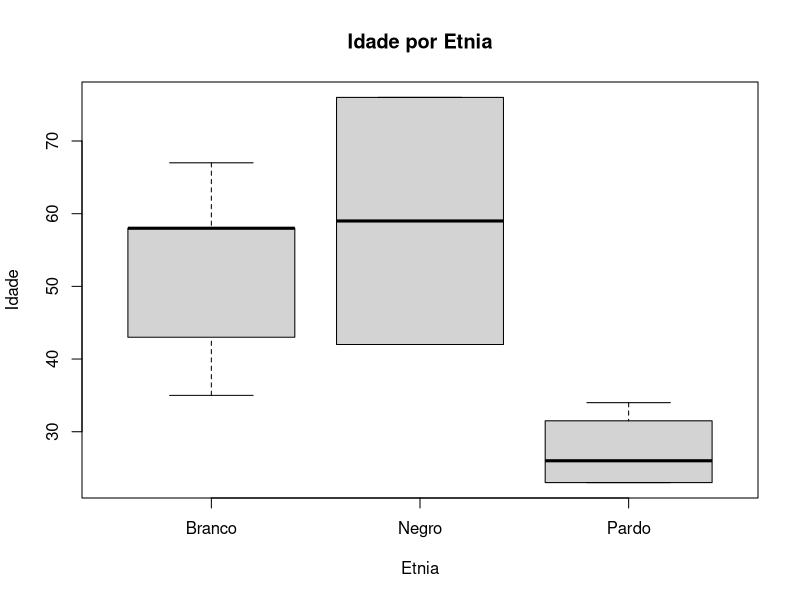

R code for this plot:
# Configurando o diretório de trabalho
username_dir = Sys.getenv("USERNAME")
setwd(paste("C:/Users/", username_dir, "/DSA-Data-Science/Big Data Analytics com R e Microsoft Azure Machine Learning/Cap02", sep = ""))
getwd()

vec1 <- c("Macho", "Femea", "Femea", "Macho", "Macho")
vec1
fac_vec1 <- factor(vec1)
fac_vec1
class(vec1)
class(fac_vec1)

# Variáveis categoricas nominais -> não existe uma ordem implícita
animais <- c("Zebra", "Pantera", "Rinoceronte", "Macaco", "Tigre")
animais
class(animais)
fac_animais <- factor(animais)
fac_animais
class(fac_animais)
levels(fac_animais)

# Variáveis categóricas ordinais -> possuem uma ordem natural
graduacao <- c("Mestrado", "Doutorado", "Bacharelado", "Mestrado", "Mestrado")
graduacao
fac_graduacao <- factor(graduacao, order = TRUE, levels = c("Doutorado", "Mestrado", "Bacharelado"))
fac_graduacao
levels(fac_graduacao)

# Sumarizar os dados fornece uma visão geral dos dados
summary(fac_graduacao)
summary(graduacao)

vec2 <- c("M", "F", "F", "M", "M", "M", "F", "F", "M", "M", "M", "F", "F", "M", "M")
vec2
fac_vec2 = factor(vec2)
fac_vec2
levels(fac_vec2) <- c("Femea", "Macho")
fac_vec2
summary(fac_vec2)
summary(vec2)

data = c(1,2,2,3,1,2,3,3,1,2,3,3,1)
fdata = factor(data)
fdata

rdata = factor(data, labels = c("I", "II", "III"))
rdata

# Fatores não ordenados
set1 <- c("AA", "B", "BA", "CC", "CA", "AA", "BA", "CC", "CC")
set1

f.set1 <- factor(set1)
f.set1
class(f.set1)
is.ordered(f.set1)

# Forçando ordenamento no factor
o.set1 <- factor(   
                set1,
                levels = c("CA", "BA", "AA", "CC", "B"),
                ordered = TRUE
                )
o.set1
is.ordered(o.set1)
as.numeric(o.set1)
table(o.set1)

df_etnias <- read.csv2("etnias.csv", sep = ",")
View(df_etnias)

# Verificar tipos das variáveis do dataframe
str(df_etnias)

# Variável original (antes da transformação)
levels(df_etnias$Etnia) # será NULL porque não é um factor
summary(df_etnias$Etnia)

# Criar um factor
df_etnias$Etnia <- as.factor(df_etnias$Etnia)
levels(df_etnias$Etnia)
summary(df_etnias$Etnia)

# realizar plot de dados
boxplot(df_etnias$Idade ~ df_etnias$Etnia, xlab = "Etnia", ylab = "Idade", main = "Idade por Etnia")

# Realizar um regressão linear
summary(lm(Idade ~ Etnia, data = df_etnias))

# Converter uma coluna em variável categórica, criando um factor não ordenado
df_etnias
str(df_etnias)
df_etnias$Estado_Civil.cat <- factor(df_etnias$Estado_Civil, labels = c("Solteiro", "Casado", "Divorciado"))
df_etnias
str(df_etnias)
